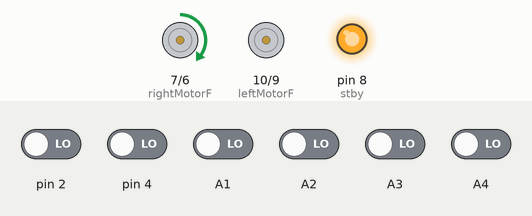
Recording of a sketch running on a simulated Arduino Uno, built with avr-gcc and run on an emulated ATmega328P. Parts: motor-driver pin pairs drawn as motors (green arrow = first pin HIGH = forward, orange = second pin HIGH = backward, longer = more drive, scaled by the enable pin, stopped while the standby pin is LOW), output pins drawn as LEDs (lit = HIGH). Inputs (shaded band) come from the test bench; at power-on: A1–4, pin 2, pin 4 LOW.

Above: at 18.7 s.
18.8 s: pin 2 driven HIGH
At 19.3 s:
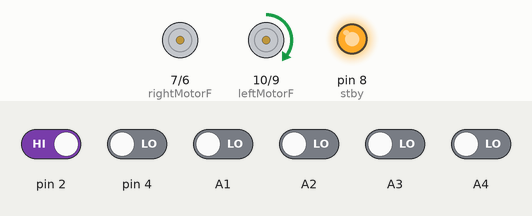
20.3 s: pin 4 driven HIGH
At 21.5 s:
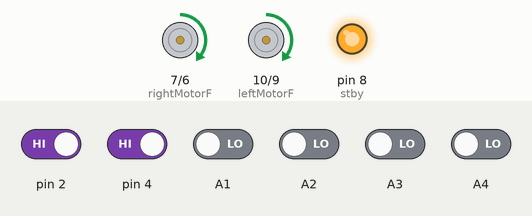
21.8 s: A1 driven HIGH
23.3 s: pin 4 driven LOW
24.8 s: A2 driven HIGH
At 25.1 s:
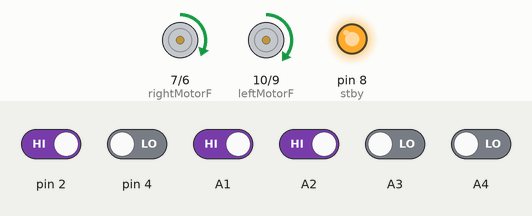
26.3 s: A3 driven HIGH
Timing chart, 0 to 28.8 s (numbered marks = the images above; inputs shaded):
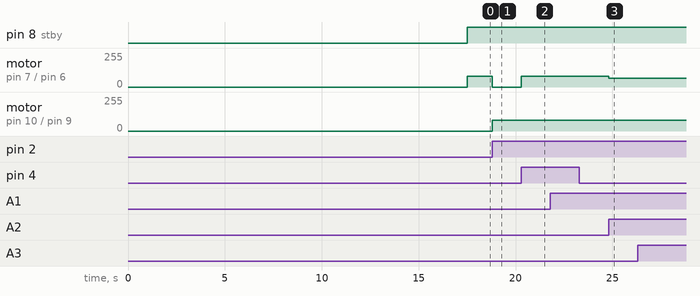

The sketch:

acute_case.ino
```cpp
#include <QTRSensors.h>

#define rightMotorF 7
#define rightMotorB 6
#define rightMotorPWM 5
#define leftMotorF 10
#define leftMotorB 9
#define leftMotorPWM 11
#define stby 8

QTRSensorsRC qtr((unsigned char[]) {4, A1, A2, A3, A4, 2}, 6, 2500);
QTRSensorsRC end_case((unsigned char[]) {A0, A5}, 2, 2500);

void setup()
{
  pinMode(rightMotorF, OUTPUT);
  pinMode(rightMotorB, OUTPUT);
  pinMode(rightMotorPWM, OUTPUT);
  pinMode(leftMotorF, OUTPUT);
  pinMode(leftMotorB, OUTPUT);
  pinMode(leftMotorPWM, OUTPUT);
  pinMode(stby,OUTPUT);
  Serial.begin(9600);
  for (int i = 0; i < 250; i++)  // make the calibration take about 5 seconds
  {
    qtr.calibrate();
    end_case.calibrate();
    delay(20);
  }
}

int lastError = 0;
float kp = 0.1;  // 0.08 // for small = 0.1
float kd = 1.7; // 1.0   // for small = 1.7
float ki = 0;
int integral = 0;
int derivative = 0;
int checker = 0;

unsigned int sensors[6];
unsigned int end_sense[2];

void loop()
{
//  for (unsigned char i = 0; i < 6; i++)
//  {
//    Serial.print(sensors[i]);
//    Serial.print('\t');
//  }
//  Serial.println();
//
//  for (int i = 0; i<8 ; i++) {
//    if (sensors[i] > 600) {
//
//    }
//  }

  if (end_sense[0] > 300) {
    digitalWrite(rightMotorF, HIGH);
    digitalWrite(rightMotorB, LOW);
    analogWrite(rightMotorPWM, 100);
    digitalWrite(leftMotorF, HIGH);
    digitalWrite(leftMotorB, LOW);
    analogWrite(leftMotorPWM, 0);
    digitalWrite(stby,HIGH);
    delay(500);
  }
  if (end_sense[1] > 300) {
    digitalWrite(rightMotorF, HIGH);
    digitalWrite(rightMotorB, LOW);
    analogWrite(rightMotorPWM, 0);
    digitalWrite(leftMotorF, HIGH);
    digitalWrite(leftMotorB, LOW);
    analogWrite(leftMotorPWM, 100);
    digitalWrite(stby,HIGH);
    delay(500);
  }

  int position = qtr.readLine(sensors);

  int error = int(position) - 2500;
  integral += error;
  derivative = error - lastError;
  int power_difference = kp * error + ki * integral + kd * derivative;
  //Serial.println(power_difference);
  lastError = error;

  const int maximum = 80;

  if (power_difference > maximum)
    power_difference = maximum;
  if (power_difference < -maximum)
    power_difference = -maximum;

  if (power_difference < 0) {
    digitalWrite(rightMotorF, HIGH);
    digitalWrite(rightMotorB, LOW);
    analogWrite(rightMotorPWM, maximum);
    digitalWrite(leftMotorF, HIGH);
    digitalWrite(leftMotorB, LOW);
    analogWrite(leftMotorPWM, maximum + power_difference);
    digitalWrite(stby,HIGH);
  }
  else {
    digitalWrite(rightMotorF, HIGH);
    digitalWrite(rightMotorB, LOW);
    analogWrite(rightMotorPWM, maximum - power_difference);
    digitalWrite(leftMotorF, HIGH);
    digitalWrite(leftMotorB, LOW);
    analogWrite(leftMotorPWM, maximum);
    digitalWrite(stby,HIGH);
  }
}
```

Measured:
- after the input at 18.8 s, motor on pin 7 (rightMotorF) / pin 6 (rightMotorB): forward 80/255 → stopped at once; motor on pin 10 (leftMotorF) / pin 9 (leftMotorB): stopped → forward 80/255 at once
- after the input at 20.3 s, motor on pin 7 (rightMotorF) / pin 6 (rightMotorB): stopped → forward 80/255 at once
- after the input at 24.8 s, motor on pin 7 (rightMotorF) / pin 6 (rightMotorB): forward 80/255 → forward 64/255 at once
